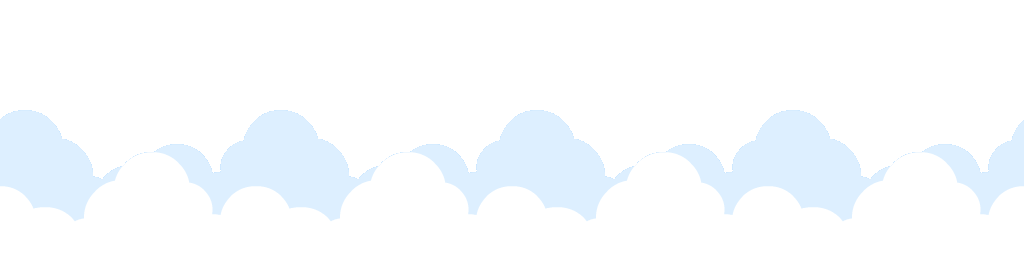
#> input picture assets/backgrounds/layer_clouds.png, 1024 x 256 px, given in place of terrain_grass_block.png, which was not available
$ python prepare_assets.py ../assets/backgrounds/layer_clouds.png ../assets/backgrounds/layer_hills.png ../assets/backgrounds/layer_hills.png
#> lines starting #> are read from the running program, lines starting #| are printed output that depends on the picture
#!/usr/bin/env python3
"""Pripraví grafiku a zvuky pre hru zo zdrojových balíkov.

Použitie:
    python3 tools/prepare_assets.py <kenney_new_platformer_pack> <speech_therapy_game_v2> <kenney_extra>

- kenney_new_platformer_pack: rozbalený „New Platformer Pack“ od Kenney (CC0), https://kenney.nl
- speech_therapy_game_v2: klon https://github.com/JojDobre/Speech-Therapy-Game-v2 (baník, zvuky)
- kenney_extra: priečinok s rozbalenými balíkmi Kenney „music-jingles“, „impact-sounds“, „interface-sounds“ (CC0)

Hudba (assets/music/) sa do hry kopíruje ručne – pôvod je v CREDITS.md.

Výstup ide do assets/. Výsledné súbory sú v repozitári, skript treba spustiť iba pri zmene zdrojov.
"""
import shutil
import sys
from pathlib import Path

from PIL import Image

ROOT = Path(__file__).resolve().parent.parent
ASSETS = ROOT / "assets"
TILE = 64

# Baník: animácia -> (zdrojový názov, rozsah snímok)
MINER_ANIMATIONS = {
    "idle": ("idle", range(0, 20)),
    "run": ("run", range(0, 8)),
    "jump": ("jump", range(3, 8)),
    "fall": ("falling", range(0, 10)),
    "hurt": ("hurt", range(0, 5)),
    "die": ("die", range(0, 5)),
}
MINER_HEIGHT = 104  # výška snímky v pixeloch hry
# Spoločný výrez zo zdrojových snímok (1028×872) – obrys všetkých animácií zeleného baníka.
MINER_CROP = (83, 58, 855, 811)
# id obleku -> (priečinok, predpona súborov) v keyframes/
MINER_OUTFITS = {
    "green": ("green_miner", "__green_miner_"),
    "yellow": ("yellow_hat", "__yellow_hat_"),
    "red_shirt": ("red_shirt_miner", "__red_shirt_miner_"),
    "blue": ("red_head_miner", "__miner_"),
    "old": ("old_miner", "__old_miner_"),
}

# Poradie dielov terénu v atlase (stĺpec v riadku 0). Názvy podľa Kenney.
TERRAIN_TILES = [
    "block", "horizontal_left", "horizontal_middle", "horizontal_right",
    "vertical_top", "vertical_middle", "vertical_bottom",
    "block_top_left", "block_top", "block_top_right",
    "block_left", "block_center", "block_right",
    "block_bottom_left", "block_bottom", "block_bottom_right",
]
CLOUD_TILES = ["cloud_left", "cloud_middle", "cloud_right"]

TILE_SPRITES = {
    "items": ["coin_gold", "star", "gem_yellow", "gem_blue", "gem_green", "gem_red", "heart", "key_yellow",
              "spring", "spring_out", "flag_red_a", "flag_green_a", "flag_green_b", "door_open", "door_open_top"],
    "blocks": ["block_coin_active", "block_strong_coin_active", "block_exclamation_active", "block_empty",
               "block_strong_empty", "bricks_brown", "brick_brown", "lock_yellow", "block_blue",
               "switch_blue", "switch_blue_pressed", "block_planks", "bridge_logs"],
    "hazards": ["spikes", "lava", "lava_top"],
    "props": ["bush", "grass", "grass_purple", "mushroom_red", "mushroom_brown", "fence", "fence_broken",
              "sign", "sign_right", "sign_exit", "rock", "hill", "hill_top"],
    "ui": ["hud_heart", "hud_heart_empty", "hud_coin", "hud_key_yellow"],
}
ENEMY_SPRITES = ["slime_normal_walk_a", "slime_normal_walk_b", "slime_normal_flat",
                 "slime_spike_walk_a", "slime_spike_walk_b", "slime_spike_flat",
                 "snail_walk_a", "snail_walk_b", "snail_shell",
                 "mouse_walk_a", "mouse_walk_b", "mouse_rest",
                 "frog_idle", "frog_jump", "frog_rest",
                 "bee_a", "bee_b", "bee_rest", "fly_a", "fly_b", "fly_rest",
                 "block_idle", "block_fall", "block_rest", "saw_a", "saw_b"]
BACKGROUNDS = ["background_solid_sky", "background_color_hills", "background_clouds", "background_fade_trees"]
KENNEY_SOUNDS = ["sfx_jump", "sfx_jump-high", "sfx_coin", "sfx_gem", "sfx_hurt", "sfx_bump", "sfx_disappear", "sfx_magic"]
GAME_SOUNDS = {"effects/vyhra.mp3": "win.mp3", "effects/zlato.wav": "gold.wav"}
# Ďalšie Kenney zvuky: (balík, cesta v priečinku Audio) -> názov v hre
EXTRA_SOUNDS = {
    ("music-jingles", "8-Bit jingles/jingles_NES12.ogg"): "secret.ogg",
    ("music-jingles", "8-Bit jingles/jingles_NES09.ogg"): "powerup.ogg",
    ("music-jingles", "8-Bit jingles/jingles_NES03.ogg"): "key.ogg",
    ("impact-sounds", "impactPlank_medium_000.ogg"): "break.ogg",
    ("impact-sounds", "impactPunch_heavy_000.ogg"): "slam.ogg",
    ("impact-sounds", "impactGlass_light_001.ogg"): "shield_pop.ogg",
    ("interface-sounds", "switch_002.ogg"): "switch.ogg",
    ("interface-sounds", "question_001.ogg"): "alert.ogg",
}


# [15 lines left out: function prepare_miner, not called in this run]


def prepare_kenney(kenney: Path) -> None:
    tiles = kenney / "Sprites/Tiles/Default"
    atlas = Image.new("RGBA", (TILE * len(TERRAIN_TILES), TILE * 2))
#> atlas: PIL image 1024x128 RGBA; every value is 0
    for i, name in enumerate(TERRAIN_TILES):
        atlas.alpha_composite(Image.open(tiles / f"terrain_grass_{name}.png").convert("RGBA"), (i * TILE, 0))
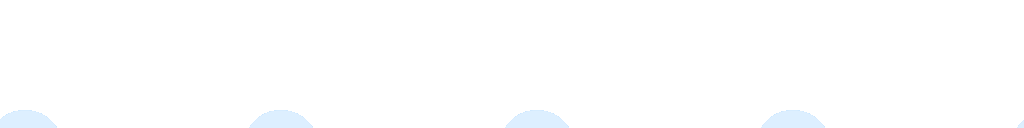
#> atlas: PIL image 1024x128 RGBA; mean R, G, B, A 5.6, 6.1, 6.5, 6.5; transparent parts drawn white
#> pass 2 of the loop in prepare_kenney, `for i, name in enumerate(TERRAIN_TILES):`:
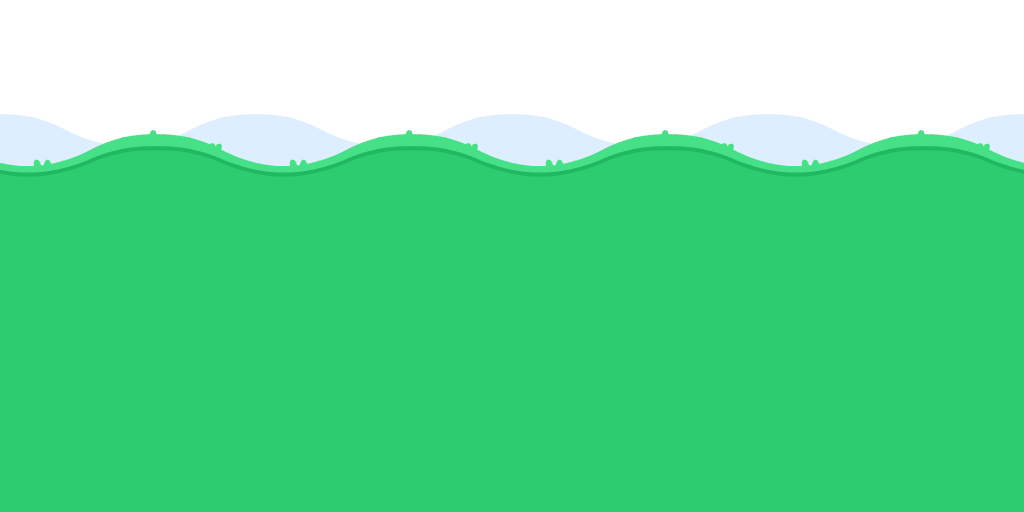
#> input picture assets/backgrounds/layer_hills.png, 1024 x 512 px, given in place of terrain_grass_horizontal_left.png, which was not available
#> in prepare_kenney, `atlas.alpha_composite(Image.open(tiles / f"terrain_grass_{name}.png")...`:
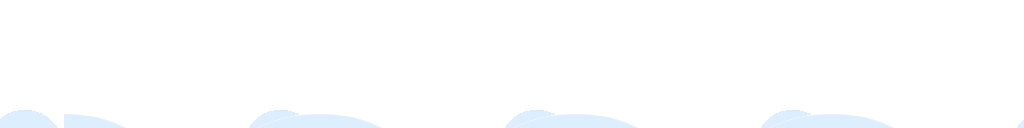
#> atlas: PIL image 1024x128 RGBA; mean R, G, B, A 10.7, 11.5, 12.3, 12.3; transparent parts drawn white
    for i, name in enumerate(CLOUD_TILES):
        atlas.alpha_composite(Image.open(tiles / f"terrain_grass_{name}.png").convert("RGBA"), (i * TILE, TILE))
    (ASSETS / "tilesets").mkdir(parents=True, exist_ok=True)
    atlas.save(ASSETS / "tilesets/terrain_grass.png", optimize=True)

    for folder, names in TILE_SPRITES.items():
        (ASSETS / folder).mkdir(parents=True, exist_ok=True)
        for name in names:
            shutil.copy(tiles / f"{name}.png", ASSETS / folder / f"{name}.png")
    (ASSETS / "enemies").mkdir(parents=True, exist_ok=True)
    for name in ENEMY_SPRITES:
        shutil.copy(kenney / f"Sprites/Enemies/Default/{name}.png", ASSETS / "enemies" / f"{name}.png")
    (ASSETS / "backgrounds").mkdir(parents=True, exist_ok=True)
    for name in BACKGROUNDS:
        shutil.copy(kenney / f"Sprites/Backgrounds/Default/{name}.png", ASSETS / "backgrounds" / f"{name}.png")
    make_parallax_layers()
    (ASSETS / "audio").mkdir(parents=True, exist_ok=True)
    for name in KENNEY_SOUNDS:
        shutil.copy(kenney / f"Sounds/{name}.ogg", ASSETS / "audio" / f"{name.replace('-', '_')}.ogg")
    shutil.copy(kenney / "License.txt", ASSETS / "LICENSE_kenney.txt")


# [43 lines left out: functions _key_out, _tile_horizontally, _extend_down, make_parallax_layers, not called in this run]


def prepare_game_sounds(source: Path) -> None:
    for src, dst in GAME_SOUNDS.items():
        shutil.copy(source / "zvuky" / src, ASSETS / "audio" / dst)


def prepare_extra_sounds(extra: Path) -> None:
    for (pack, path), dst in EXTRA_SOUNDS.items():
        shutil.copy(extra / pack / "Audio" / path, ASSETS / "audio" / dst)


if __name__ == "__main__":
    if len(sys.argv) != 4:
        sys.exit(__doc__)
#> (the run stopped early here; a loop or call above may not have finished)
